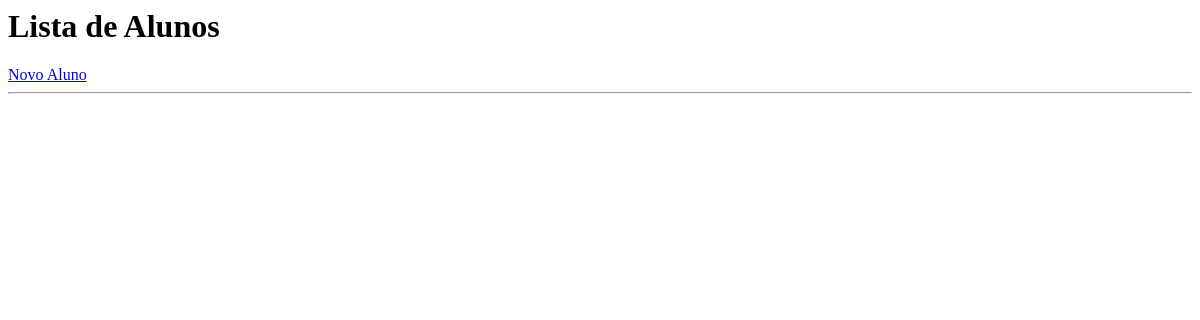
Page /alunos/ on the earlier database version.
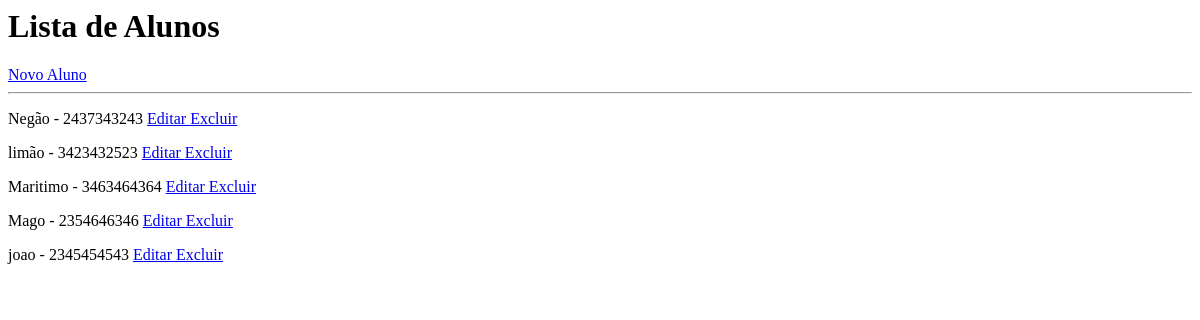
Same page on the later database version.
### alunos/models.py (models this page shows, shortened)
class Aluno(models.Model):
    nome = models.CharField(max_length=100)
    matricula = models.CharField(max_length=10, unique=True)

### alunos/views.py (the view)
# urls.py: path('', views.lista_alunos, name='lista_alunos'),
def lista_alunos(request):
    alunos = Aluno.objects.all()
    return render(request, 'alunos/lista.html', {
        'alunos': alunos
    })

### alunos/templates/alunos/lista.html
<h1>Lista de Alunos</h1>
<a href="/alunos/novo/">
    Novo Aluno
</a>
<hr>
{% for aluno in alunos %}
<p>
    {{ aluno.nome }} - {{ aluno.matricula }}
    <a href="/alunos/editar/{{ aluno.id }}/">
        Editar
    </a>
    <a href="/alunos/excluir/{{ aluno.id }}/">
        Excluir
    </a>
</p>
{% endfor %}

Differences in the rows shown:
added Aluno: nome "Negão", matricula "2437343243"
added Aluno: nome "limão", matricula "3423432523"
added Aluno: nome "Maritimo", matricula "3463464364"
added Aluno: nome "Mago", matricula "2354646346"
added Aluno: nome "joao", matricula "2345454543"
